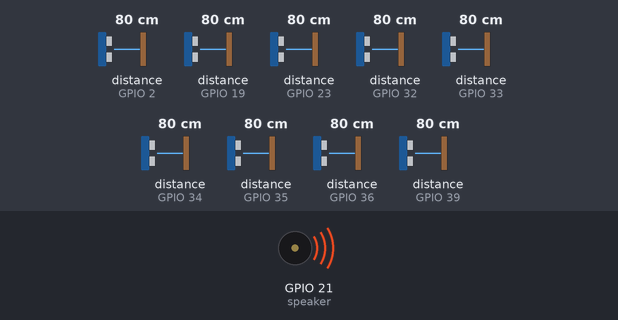
The program below on a simulated ESP32 board running MicroPython. On the bench: buzzer (waves = sounding). The test bench sets the inputs (shaded band); at power-on: distance to the obstacle (sensors on GPIO 2, GPIO 19, GPIO 23, GPIO 32, GPIO 33, GPIO 34, GPIO 35, GPIO 36, GPIO 39) 80 cm. The echo pulse lasts 58.3 µs per cm; what the program prints to the serial console is not drawn.

Above: at 0.16 s.
Timing chart, 0 to 3.0 s (numbered marks = the images above):
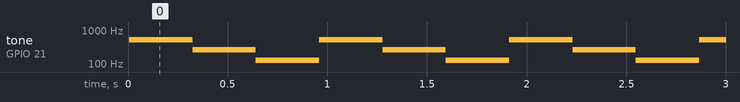

The program:

ME4500.py
```python
from machine import PWM,Pin,ADC
import time
Echo1 = Pin(36,Pin.IN)
Trig1 = Pin(13,Pin.OUT)
Echo2 = Pin(39,Pin.IN)
Trig2 = Pin(12,Pin.OUT)
Echo3 = Pin(34,Pin.IN)
Trig3 = Pin(14,Pin.OUT)
Echo4 = Pin(35,Pin.IN)
Trig4 = Pin(27,Pin.OUT)
Echo5 = Pin(32,Pin.IN)
Trig5 = Pin(26,Pin.OUT)
Echo6 = Pin(33,Pin.IN)
Trig6 = Pin(25,Pin.OUT)
Echo7 = Pin(23,Pin.IN)
Trig7 = Pin(22,Pin.OUT)
Echo8 = Pin(2,Pin.IN)
Trig8 = Pin(4,Pin.OUT)
Echo9 = Pin(19,Pin.IN)
Trig9 = Pin(18,Pin.OUT)
speaker=Pin(21,Pin.OUT)
def pwm_change(pin,lst):
    for i in lst:
        PWM(pin,freq=i,duty=1)
w=25
high=[523]*w
middle=[261]*w
low=[130]*w
def ultra(Echo,Trig,sound_lst,name):
    while(Echo.value()==0):
        Trig.value(1)
        time.sleep_us(20)
        Trig.value(0)
    if(Echo.value()==1):
        ts=time.ticks_us()
        while(Echo.value()==1):
            pass
        te=time.ticks_us()
        tc=te-ts
        distance=(tc*0.034)/2
        if distance<100:
            pwm_change(speaker,sound_lst)
        else:
            pwm_change(speaker,[0])
            speaker.off()
        print(name+' Distance:',distance,'cm')
while True:
    ultra(Echo1,Trig1,high,'trig1')
    time.sleep_ms(100)
    ultra(Echo2,Trig2,high,'trig2')
    time.sleep_ms(100)
    ultra(Echo3,Trig3,high,'trig3')
    time.sleep_ms(100)
    ultra(Echo4,Trig4,middle,'trig4')
    time.sleep_ms(100)
    ultra(Echo5,Trig5,middle,'trig5')
    time.sleep_ms(100)
    ultra(Echo6,Trig6,middle,'trig6')
    time.sleep_ms(100)
    ultra(Echo7,Trig7,low,'trig7')
    time.sleep_ms(100)
    ultra(Echo8,Trig8,low,'trig8')
    time.sleep_ms(100)
    ultra(Echo9,Trig9,low,'trig9')
    time.sleep_ms(100)

    
```

Measured:
- by itself, tone on GPIO 21 (speaker): repeats every 0.95 s: 261 Hz 0.32 s, 130 Hz 0.32 s, 523 Hz 0.32 s
